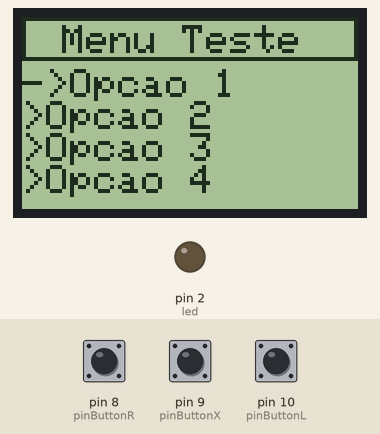
A program run on a simulated Arduino Uno, built with avr-gcc and run on an emulated ATmega328P. On the bench: 84×48 one-colour display, output pins drawn as LEDs (lit = HIGH). Inputs (shaded band) come from the test bench; at power-on: pin 8 (pinButtonR) HIGH, pin 9 (pinButtonX) HIGH, pin 10 (pinButtonL) HIGH.

Above: at 1.2 s.
1.3 s: pin 8 (pinButtonR) pulled LOW for 0.15 s
At 2.5 s:
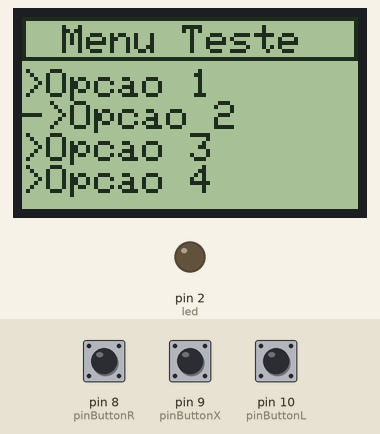
2.9 s: pin 8 (pinButtonR) pulled LOW for 1 s
At 3.6 s:
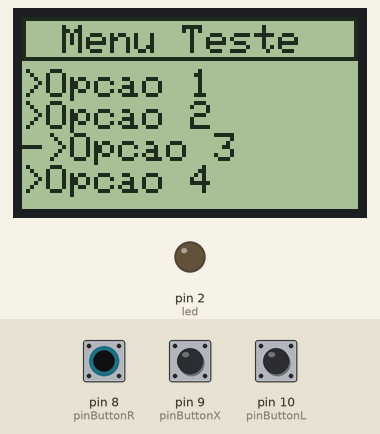
7.0 s: pin 8 (pinButtonR) pulsed LOW 5 times (0.12 s each, 0.3 s apart)
At 8.8 s:
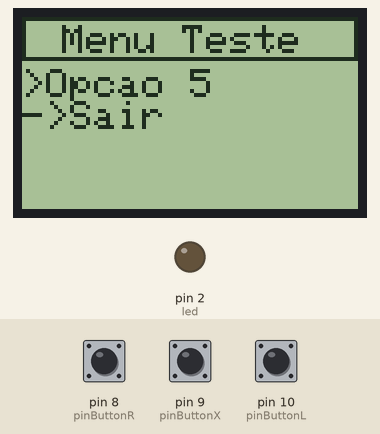
Timing chart, 0 to 10.3 s (numbered marks = the images above; inputs shaded):
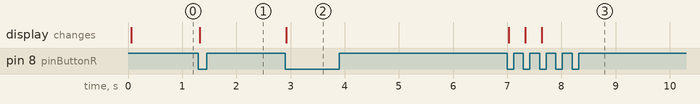

The program:

main.cpp
```cpp
//Arquivo principal
#include "config.h"

//-- Mapeando Hardware:
//- Pinos do display:
#define pinCLK 3
#define pinDIN 4
#define pinDC 5
#define pinCE 6
#define pinRST 7
#define led 2

//- Pinos dos botões
#define pinButtonL 10
#define pinButtonX 9
#define pinButtonR 8

//-- Declarando funções:
//- Função responsável por executar comandos no menu
bool actions(int cursor, PushButton &btnX);

//-- Criando objetos
//- Display Nokia 5110:
Adafruit_PCD8544 display = Adafruit_PCD8544(pinCLK, pinDIN, pinDC, pinCE, pinRST);

//- PushButtons:
PushButton buttonL(pinButtonL, 170);
PushButton buttonX(pinButtonX, 170);
PushButton buttonR(pinButtonR, 170);

//Criando uma matriz de opções
const char options[][MAX_TITLE] = {"Opcao 1", "Opcao 2", "Opcao 3", "Opcao 4", "Opcao 5", "Sair"};

//- Função Setup
void setup(){
  //Inicializando comunicação Serial
  Serial.begin(9600);

  //Inicializando Display e setando o contraste do mesmo
  display.begin();
  display.setContrast(57);
  display.clearDisplay();
  display.display();

  //Definindo o pino led como saída e definindo ele como LOW
  pinMode(led, OUTPUT);
  digitalWrite(led, LOW);
}// end Setup

//- Função Loop
void loop(){
  //Limpando o display
  display.clearDisplay();

  //Chamando função que desenha no menu do display
  menuShow(display, "Menu Teste", buttonL, buttonX, buttonR, options, 6, actions);

  //Atualizando o display
  display.display();
}// end Loop

//- Função responsável por executar comandos no menu
bool actions(int cursor, PushButton &btnX){
  bool value = true;

  //Verifica se o buttonX foi clicado
  if(btnX.clickButton()){
    //Executa uma opção de acordo com a posição do cursor
    switch (cursor){
      case 0:
        Serial.println("Opcao 1");
      break;

      case 1:
        Serial.println("Opcao 2");
      break;

      case 2:
        Serial.println("Opcao 3");
      break;

      case 3:
        Serial.println("Opcao 4");
      break;

      case 4:
        Serial.println("Opcao 5");
      break;

      //Considera sempre a última linha da matriz(última opção do menu) como a opção de sair
      case 5:
        Serial.println("Sair");
        value = false;
      break;

      default:
        Serial.println("Opcao nao faz nada!");
      break;
    }
  }

  return value;
}
```

PushButton.cpp
```cpp
//Arquivo .cpp que contém os métodos

//Incluindo arquivo .hpp que contém a classe
#include "PushButton.hpp"

//Função construtora
PushButton::PushButton(const int8_t _pin, const int16_t _interval):
pin(_pin), interval(_interval), t(0), oldState(true){
    //Definindo o pino do botão como pino de entrada com resistor PULLUP
    pinMode(pin, INPUT_PULLUP);
}

//Função que verifica se o botão está pressionado
bool PushButton::pressButton(){
    //Retorna a leitura atual do botão
    return !digitalRead(pin);
}

//Função que verifica se o botão foi clicado
bool PushButton::clickButton(){
    //Armazenando o estado atual do botão
    bool state = digitalRead(pin);
    bool value = false;

    //Verifica se passou um intervalo em milisegundos desde o último clique
    if((millis() - t) >= interval){
        if(oldState && !state){
            value = true;
            t = millis();
        }
    }

    //Atualiza o antigo estado do botão
    oldState = state;

    //Retorna value
    return value;
}
```

PushButton.hpp
```cpp
//Classe PushButton

#ifndef PUSHBUTTON
#define PUSHBUTTON

//Incluindo a biblioteca padrão do arduino
#include <Arduino.h>

//Criando Classe PushButton
class PushButton{
    //Definindo atributos e métodos
    public:
        PushButton(const int8_t _pin, const int16_t _time); //Método construtor
        bool pressButton();                                 //Função que verifica se o botão está pressionado
        bool clickButton();                                 //Verifica se clicarão o botão

    protected:
        unsigned long t;                            //instante do último clique do botão
        const int8_t pin;                           //Pino onde o botão está conectado
        const int16_t interval;                     //Intervalo para controle do efeito Bounce
        bool oldState;                              //Estado anterior do botão
};

#endif
```

menu_func.cpp
```cpp
//Funções para criação e usabilidade do menu
#include "config.h"

//Função que cria o título do menu
void menuTitle(Adafruit_PCD8544 &display, char* title){
    //Desenhando retângulo
    display.drawRect(0, 0, 84, 11, BLACK);

    //Configurando texto para imprimir o título
    display.setCursor(10, 2);
    display.setTextColor(BLACK);
    display.setTextSize(1);

    //Escrevendo título
    display.println(title);
}

//Função que faz a navegação pelas opções do menu, retornando o índice de controle do usuário
int8_t navegation(PushButton &buttonL, PushButton &buttonR, const int8_t size){
    //Posição atual do cursor
    static int8_t position = 0;

    //Verifica se a posição está no intervalo [0, quant_itens - 1) e se o buttonR foi cliclado
    if(position < (size - 1) && buttonR.clickButton())
        position++;

    //Se não, verifica se a posição está no intervalo (0, quant_itens - 1] e se o buttonL foi cliclado
    else if(position > 0 && buttonL.clickButton())
        position--;

    //retorna a posição atual do cursor
    return position;
}

//Função que desenha no display as opções e a opção selecionada pelo usuário
void menuShow(Adafruit_PCD8544 &display, char* title, PushButton &buttonL, PushButton &buttonX, PushButton &buttonR, const char options[][MAX_TITLE], const int size, bool (*func)(int, PushButton &)){
    int8_t begin = 0, end = 0, cursor = 0; // Variáveis que guardam o primeiro item a aparecer, último item e opção atual do cursor do usuário
    bool rigth = true;

    //laço infinito que é executando enquanto o usuário não querer sair
    while(rigth){
        //Limpando o display
        display.clearDisplay();

        //Imprimindo título
        menuTitle(display, title);

        //Configurando display para escrever os itens do menu
        display.setCursor(0, 13);

        //Atualizando cursor, begin e end
        cursor = navegation(buttonL, buttonR, size); //opção atual do cursor
        begin = int(cursor / 4) * 4; // Indíce da primeira opção a ser apresentada no display
        end = begin + 3; // Indíce da última opção a ser apresentada no display

        for(int i = begin; (i < end + 1) && (i < size); i++){
            //Verifica se o índice do cursor é igual ao índice da opção a ser impressa
            if(cursor == i){
                //Caso seja, imprime "->" antes do nome do nome da opção
                display.print("->"); display.println(options[i]);
            }
            else{
                //Caso contrário,  imprime ">" antes do nome do nome da opção
                display.print(">"); display.println(options[i]);
            }
        }

        rigth = func(cursor, buttonX);

        //Atualizando o display
        display.display();
    }
}
```

config.h
```cpp
//Incluindo biblioteca para trabalhar com Arduino
#include <Arduino.h>
#include <Adafruit_GFX.h>
#include <Adafruit_PCD8544.h>
#include "PushButton.hpp"

//Definindo constantes
#define MAX_TITLE 20

//-- Funções:
//- Função que desenha no display as opções e a opção selecionada pelo usuário
void menuShow(Adafruit_PCD8544 &display, char* title, PushButton &buttonL, PushButton &buttonX, PushButton &buttonR, const char options[][MAX_TITLE], const int size, bool (*func)(int, PushButton &));
```

Measured:
- after the input at 1.3 s, the display: changes at once (image 1)
- after the input at 2.9 s, the display: changes at once (image 2)
- after the input at 7.0 s, the display: first changes at once (image 3 shows a later state)
